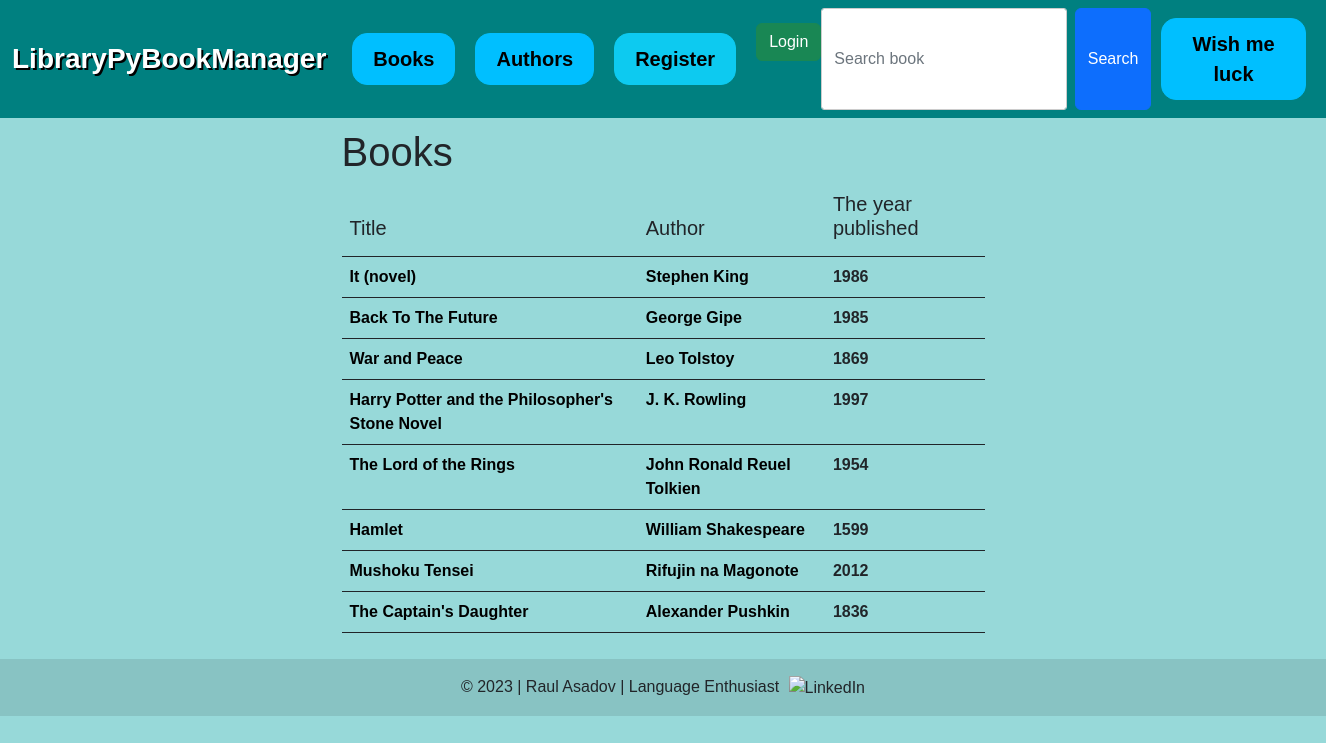
/library/books/, run on the app's committed database.
### base/models.py (models this page shows, shortened)
class Ebook(models.Model):
    name = models.CharField(max_length=64)
    author = models.ForeignKey(Author, on_delete=models.CASCADE)
    year_published = models.IntegerField()  # Changed max_length to remove it
    loan_type = models.IntegerField(default=1,
                                    validators=[
                                        MaxValueValidator(3),
                                        MinValueValidator(1)
                                    ])
    ebook_content = models.CharField(max_length=2560)

class Author(models.Model):
    name = models.CharField(max_length=100)
    books = models.ManyToManyField('Ebook', related_name='authors', blank=True)
    birth_year = models.IntegerField()  # Author's birth year
    nationality = models.CharField(max_length=64)  # Author's nationality
    def __str__(self):
        return self.name

### base/views.py (the view)
# urls.py: path('books/', views.display_books, name='display_books'),
def display_books(request):
    if request.method == "POST":
        search = request.POST.get('searched')
        ebook_list = Ebook.objects.filter(name__contains=search)
        books_dict = {'book_records': ebook_list}
        return render(request, 'base/ebooks.html', context=books_dict)
    elif request.method == "GET":
        ebook_list = Ebook.objects.order_by('id')
        books_dict = {'book_records': ebook_list}
        return render(request, 'base/ebooks.html', context=books_dict)

### base/templates/base/ebooks.html
{% extends 'base/base.html' %}
{% block body_block %}
    <div class="center" >
        <div>
            <h1>Books</h1>
        </div>
        <div style="max-height: 700px;overflow:auto;">
            {% if book_records %}
                <table class="table border-dark table-hover background-table">
                    <thead>
                        <th scope="col"><h5>Title</h5></th>
                        <th scope="col"><h5>Author</h5></th>
                        <th scope="col"><h5>The year published</h5></th>
                    </thead>
                    <tbody>
                    {% for book in book_records %}
                        <tr>
                            <td><b><a href="{% url 'base:book_profile' book.name %}">{{ book.name }}</a></b></td>
                            <td><b><a href="{% url 'base:author_profile' book.author %}">{{ book.author }}</a></b></td>
                            <td><b>{{ book.year_published }}</b></td>
                        </tr>
                    {% endfor %}
                    </tbody>
                </table>
            {% else %}
            <p>There are no ebooks currently in the database</p>
            {% endif %}
        </div>
    </div>
{% endblock %}

### static/css/styles.css (style rules this page uses)
html { height: 100%; }
body { min-height: 100%; font-family: sans-serif; padding: 0px; padding-bottom: 60px; background-color: #97d9d9; }
a { text-decoration: none; color: black; }
.center { margin: auto; width: 50%; padding: 10px; }

### data on the page
Ebook: name "It (novel)", author "Stephen King", year_published "1986"
Ebook: name "Back To The Future", author "George Gipe", year_published "1985"
Ebook: name "War and Peace", author "Leo Tolstoy", year_published "1869"
Ebook: name "Harry Potter and the Philosopher's Stone Novel", author "J. K. Rowling", year_published "1997"
Ebook: name "The Lord of the Rings", author "John Ronald Reuel Tolkien", year_published "1954"
Ebook: name "Hamlet", author "William Shakespeare", year_published "1599"
Ebook: name "Mushoku Tensei", author "Rifujin na Magonote", year_published "2012"
Ebook: name "The Captain's Daughter", author "Alexander Pushkin", year_published "1836"
